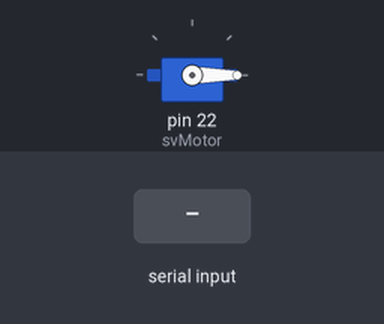
Recording of a sketch running on a simulated Arduino Mega 2560, built with avr-gcc and run on an emulated ATmega2560. Shown: servo. The test bench sets the inputs (shaded band). What the sketch prints to the serial monitor is not drawn.

Above: at 1.2 s.
1.3 s: "c1up\n" received over the second serial link
At 1.7 s:
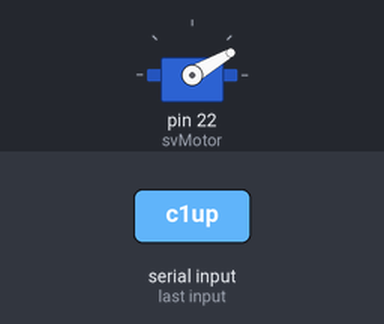
Timing chart, 0 to 4.3 s (numbered marks = the images above; inputs shaded):
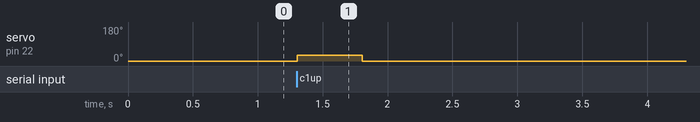

The sketch:

BluetoothTest.ino
```cpp
#include <SoftwareSerial.h>
#include <Servo.h>
Servo svMotor;
String mainBtn;

// 서보모터 각도값 변수
int is_checked = 30;    // 버튼 클릭시 서보모터 10도 작동
int is_not_checked = 0; // 버튼 클릭 안했을 떄 서보모터 0도 작동

// 서보모터 delay 시간 값
int wait = 500;

void setup() {
  // put your setup code here, to run once:
  Serial.begin(9600);
  Serial1.begin(9600);

  svMotor.attach(22);
  svMotor.write(0);

  Serial.println("input");
}

void loop() {
  // put your main code here, to run repeatedly:
  if(Serial1.available()){
    mainBtn = Serial1.readStringUntil('\n');
    if(mainBtn == "c1up"){
      svMotor.write(is_checked);
      delay(wait);
      svMotor.write(is_not_checked);
      }
    }
}
```

Measured:
- after the input at 1.3 s, servo on pin 22 (svMotor): 0° → 30° at once, → 0° 0.50 s later
